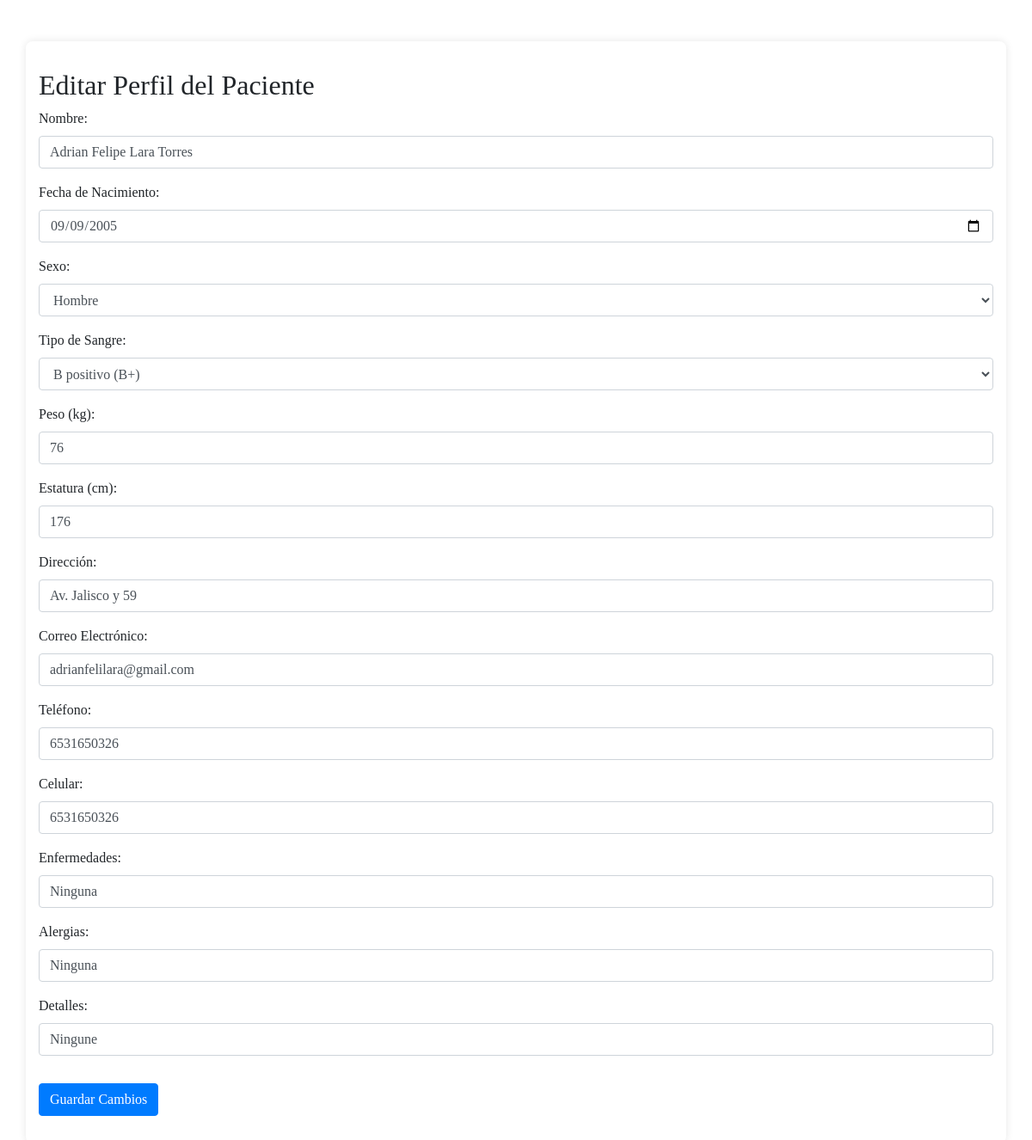
Page /modificar_paciente.php (signed in) on the committed database.
### tables this page shows
CREATE TABLE `pacientes` (
  `idPacientes` int(11) NOT NULL,
  `nombrePaciente` varchar(50) NOT NULL,
  `nacimiento` date NOT NULL,
  `sexo` enum('H','M') NOT NULL,
  `sangre` varchar(18) NOT NULL,
  `peso` int(5) NOT NULL,
  `estatura` int(5) NOT NULL,
  `dir` varchar(70) NOT NULL,
  `correo` varchar(70) NOT NULL,
  `contra` varchar(250) NOT NULL,
  `telefono` varchar(10) NOT NULL,
  `celular` varchar(10) NOT NULL,
  `enfermedades` varchar(90) NOT NULL,
  `alergias` varchar(90) NOT NULL,
  `detalles` varchar(150) NOT NULL,
  `inhabilitado` bit(1) NOT NULL,
  `tipo_cuenta` enum('paciente') NOT NULL DEFAULT 'paciente',
  `foto_perfil` varchar(255) DEFAULT NULL
);

### modificar_paciente.php (the view, shortened to what this page needs)
<?php
include 'conexion.php';
$user_id = $_SESSION['user_id'];
$query = "SELECT * FROM pacientes WHERE idPacientes = ?";
$stmt = $conn->prepare($query);
$stmt->bind_param("i", $user_id);
$stmt->execute();
$result = $stmt->get_result();
$paciente = $result->fetch_assoc();
?>
<!DOCTYPE html>
<html lang="es">
<head>
    <link rel="stylesheet" href="style.css">
    <link rel="stylesheet" href="https://cdnjs.cloudflare.com/ajax/libs/font-awesome/5.15.4/css/all.min.css">
    <link rel="stylesheet" href="https://stackpath.bootstrapcdn.com/bootstrap/4.5.2/css/bootstrap.min.css">
</head>
<body>
    <div class="container mt-5">
        <h2>Editar Perfil del Paciente</h2>
        <form action="modify_paciente.php" method="POST">
            <div class="form-group">
                <label for="nombrePaciente">Nombre:</label>
                <input type="text" class="form-control" id="nombrePaciente" name="nombrePaciente" value="<?php echo $paciente['nombrePaciente']; ?>" required>
            </div>
            <div class="form-group">
                <label for="nacimiento">Fecha de Nacimiento:</label>
                <input type="date" class="form-control" id="nacimiento" name="nacimiento" value="<?php echo $paciente['nacimiento']; ?>" required>
            </div>
            <div class="form-group">
                <label for="sexo">Sexo:</label>
                <select class="form-control" id="sexo" name="sexo" required>
                    <option value="H" <?php if($paciente['sexo'] == 'H') echo 'selected'; ?>>Hombre</option>
                </select>
            </div>
            <div class="form-group">
                <label for="sangre">Tipo de Sangre:</label>
                <select class="form-control" id="sangre" name="sangre" required>
                    <option value="B positivo (B+)" <?php if($paciente['sangre'] == 'B positivo (B+)') echo 'selected'; ?>>B positivo (B+)</option>
                </select>
            </div>
            <div class="form-group">
                <label for="peso">Peso (kg):</label>
                <input type="number" class="form-control" id="peso" name="peso" value="<?php echo $paciente['peso']; ?>" required>
            </div>
            <div class="form-group">
                <label for="estatura">Estatura (cm):</label>
                <input type="number" class="form-control" id="estatura" name="estatura" value="<?php echo $paciente['estatura']; ?>" required>
            </div>
            <div class="form-group">
                <label for="dir">Dirección:</label>
                <input type="text" class="form-control" id="dir" name="dir" value="<?php echo $paciente['dir']; ?>" required>
            </div>
            <div class="form-group">
                <label for="correo">Correo Electrónico:</label>
                <input type="email" class="form-control" id="correo" name="correo" value="<?php echo $paciente['correo']; ?>" required>
            </div>
            <div class="form-group">
                <label for="telefono">Teléfono:</label>
                <input type="text" class="form-control" id="telefono" name="telefono" value="<?php echo $paciente['telefono']; ?>" required>
            </div>
            <div class="form-group">
                <label for="celular">Celular:</label>
                <input type="text" class="form-control" id="celular" name="celular" value="<?php echo $paciente['celular']; ?>" required>
            </div>
            <div class="form-group">
                <label for="enfermedades">Enfermedades:</label>
                <input type="text" class="form-control" id="enfermedades" name="enfermedades" value="<?php echo $paciente['enfermedades']; ?>" required>
            </div>
            <div class="form-group">
                <label for="alergias">Alergias:</label>
                <input type="text" class="form-control" id="alergias" name="alergias" value="<?php echo $paciente['alergias']; ?>" required>
            </div>
            <div class="form-group">
                <label for="detalles">Detalles:</label>
                <input type="text" class="form-control" id="detalles" name="detalles" value="<?php echo $paciente['detalles']; ?>" required>
            </div>
            <button type="submit" class="btn btn-primary mt-3">Guardar Cambios</button>
        </form>
    </div>
</body>
</html>

### style.css (style rules this page uses)
* { margin: 0; font-family: Lexend; }
body { margin: 0; background-color: #f8f9fa; }
.container { background-color: #ffffff; padding: 2rem; border-radius: 0.5rem; box-shadow: 0 0 10px rgba(0, 0, 0, 0.1); }

### rows in the picture
pacientes: nombrePaciente "Adrian Felipe Lara Torres", nacimiento "09/09/2005", sexo "Hombre", sangre "B positivo (B+)", peso "76", estatura "176", dir "Av. Jalisco y 59", correo "adrianfelilara@gmail.com", telefono "6531650326", celular "6531650326", enfermedades "Ninguna", alergias "Ninguna", detalles "Ningune"
